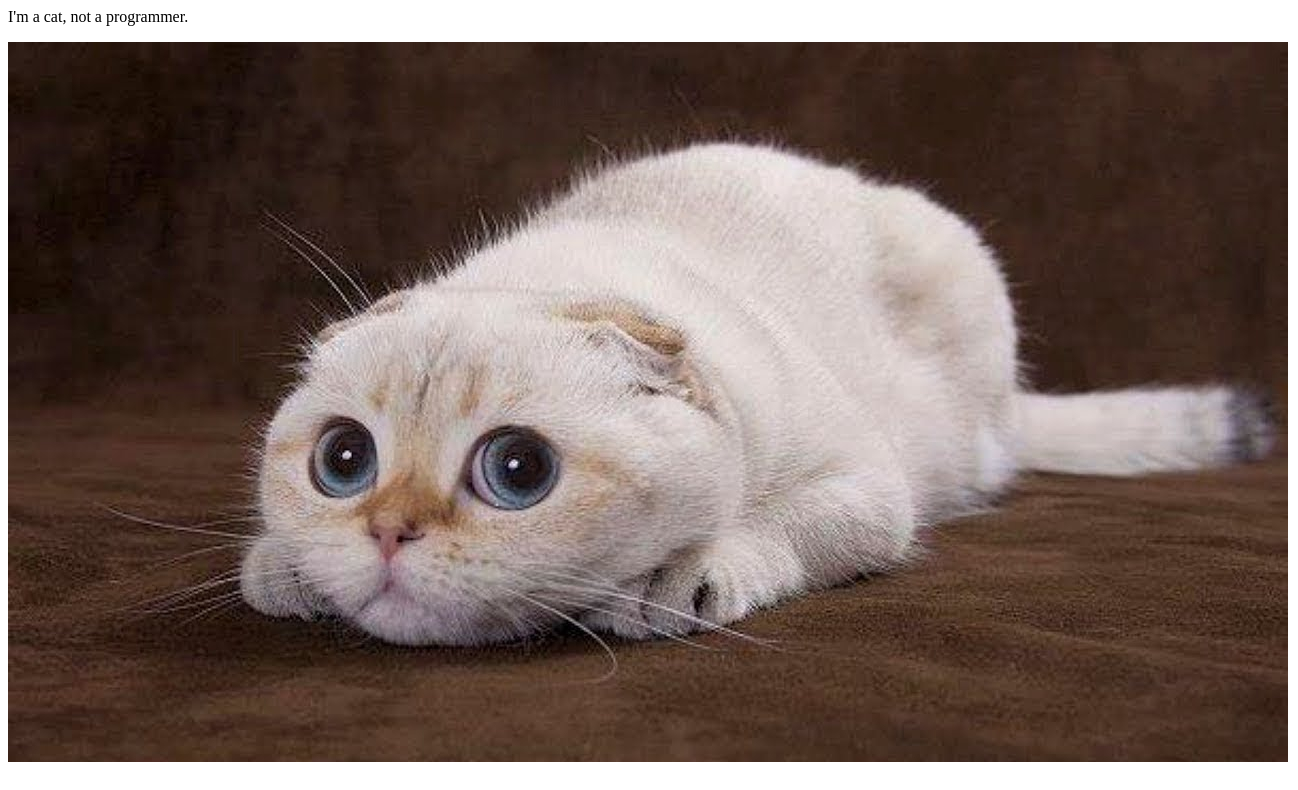
Before: / with the older database file.
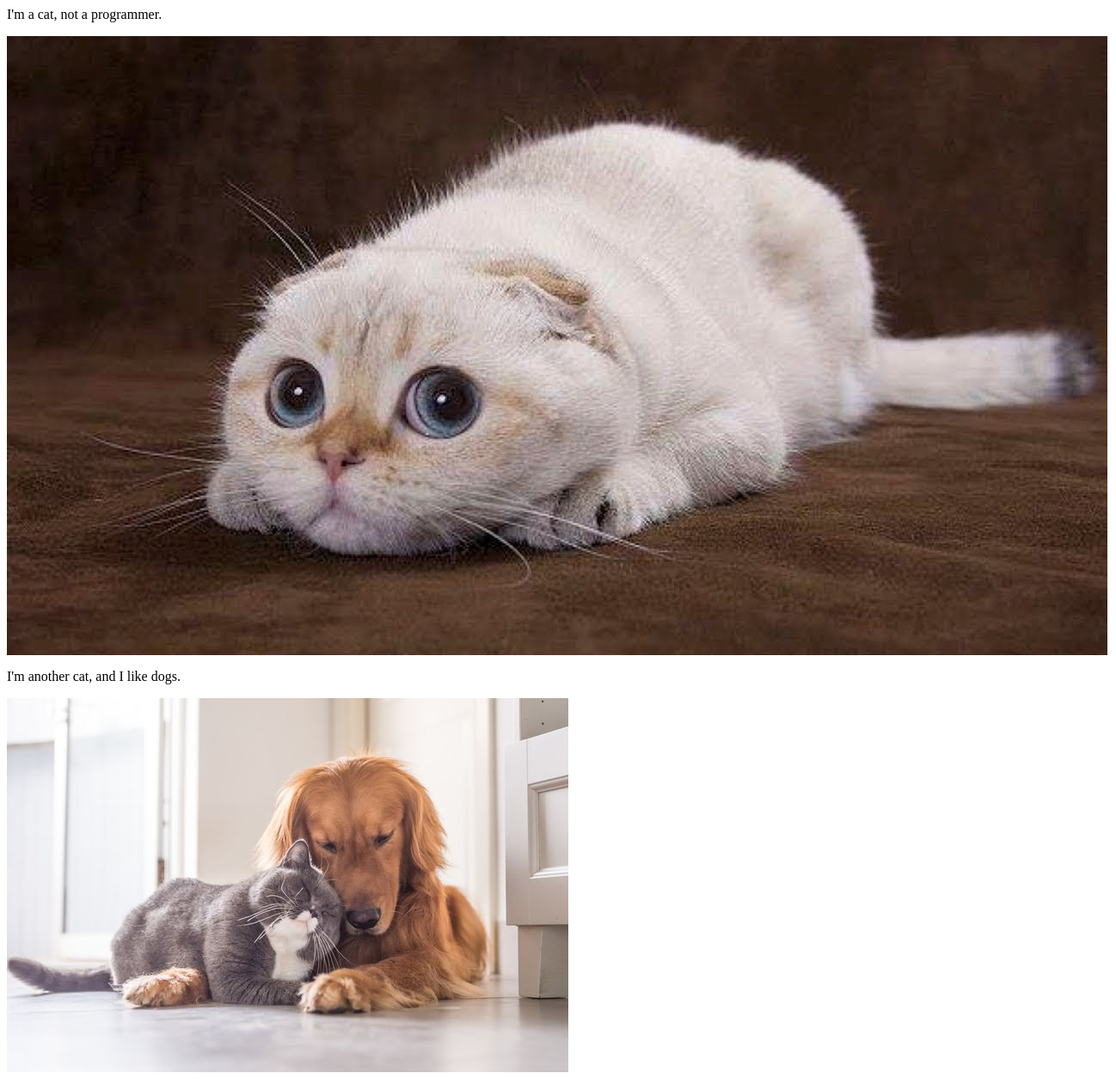
After: the same page with the newer database file.
### FunApp/models.py (models this page shows, shortened)
class Post(models.Model):
    title = models.TextField(blank = True, null = True)
    image = ProcessedImageField(
    upload_to = 'static/images/posts',
    format = 'JPEG',
    options = {'quality':100},
    blank = True,
    null = True,
    )

### FunApp/views.py (the view)
# urls.py: path('', PostView.as_view()),
class PostView(ListView):
    model = Post
    template_name = 'posts.html'

### templates/posts.html
{% load static %}
<div>
{% for post in object_list %}
<p>{{ post.title }}</p>
<a href="{% url 'post' post.pk %}">
<img src="{{ post.image.url }}" alt="images">
</a>
{% endfor %}
</div>

Changed rows visible on the page:
added Post: title "I'm another cat, and I like dogs.", image (picture)
